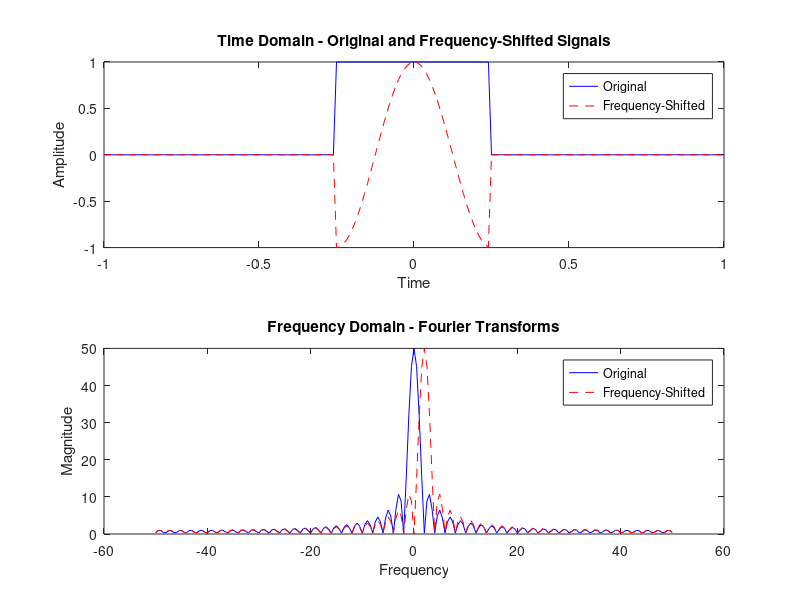

The MATLAB script that drew this image:
% Frequency Shifting Property

% Original signal
t = -1:0.01:1;
A=1;
x = A*rectpuls(t, 0.5); % Rectangular pulse

% Frequency shift
f0 = 2;
x_shifted_frequency = x .* exp(1i * 2 * pi * f0 * t); % Shifted frequency

% Fourier Transform of the original signal
X = fft(x);

% Fourier Transform of the shifted frequency signal
X_shifted_frequency = fft(x_shifted_frequency);

% Plot the original and frequency-shifted signals in time domain
subplot(2, 1, 1);
plot(t, x, 'b', t, real(x_shifted_frequency), 'r--');
title('Time Domain - Original and Frequency-Shifted Signals');
legend('Original', 'Frequency-Shifted');
xlabel('Time');
ylabel('Amplitude');

% Plot the Fourier Transforms in frequency domain
subplot(2, 1, 2);
f = linspace(-50, 50, length(X));
plot(f, abs(fftshift(X)), 'b', f, abs(fftshift(X_shifted_frequency)), 'r--');
title('Frequency Domain - Fourier Transforms');
legend('Original', 'Frequency-Shifted');
xlabel('Frequency');
ylabel('Magnitude')